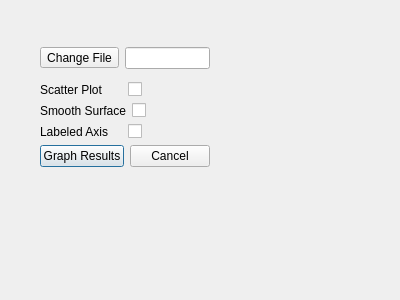
<?xml version="1.0" encoding="UTF-8"?>
<ui version="4.0">
 <class>Properties</class>
 <widget class="QDialog" name="Properties">
  <property name="geometry">
   <rect>
    <x>0</x>
    <y>0</y>
    <width>400</width>
    <height>300</height>
   </rect>
  </property>
  <property name="windowTitle">
   <string>Dialog</string>
  </property>
  <widget class="QWidget" name="">
   <property name="geometry">
    <rect>
     <x>40</x>
     <y>40</y>
     <width>170</width>
     <height>135</height>
    </rect>
   </property>
   <layout class="QVBoxLayout" name="verticalLayout_2">
    <item>
     <layout class="QHBoxLayout" name="horizontalLayout_5">
      <item>
       <widget class="QToolButton" name="toolButton">
        <property name="text">
         <string>Change File</string>
        </property>
       </widget>
      </item>
      <item>
       <widget class="QLineEdit" name="lineEdit"/>
      </item>
     </layout>
    </item>
    <item>
     <layout class="QVBoxLayout" name="verticalLayout">
      <item>
       <layout class="QHBoxLayout" name="horizontalLayout">
        <item>
         <widget class="QLabel" name="label">
          <property name="text">
           <string>Scatter Plot</string>
          </property>
         </widget>
        </item>
        <item>
         <widget class="QCheckBox" name="checkBox">
          <property name="text">
           <string/>
          </property>
         </widget>
        </item>
       </layout>
      </item>
      <item>
       <layout class="QHBoxLayout" name="horizontalLayout_2">
        <item>
         <widget class="QLabel" name="label_2">
          <property name="text">
           <string>Smooth Surface</string>
          </property>
         </widget>
        </item>
        <item>
         <widget class="QCheckBox" name="checkBox_2">
          <property name="text">
           <string/>
          </property>
         </widget>
        </item>
       </layout>
      </item>
      <item>
       <layout class="QHBoxLayout" name="horizontalLayout_3">
        <item>
         <widget class="QLabel" name="label_3">
          <property name="text">
           <string>Labeled Axis</string>
          </property>
         </widget>
        </item>
        <item>
         <widget class="QCheckBox" name="checkBox_3">
          <property name="text">
           <string/>
          </property>
         </widget>
        </item>
       </layout>
      </item>
      <item>
       <layout class="QHBoxLayout" name="horizontalLayout_4">
        <item>
         <widget class="QPushButton" name="runButton">
          <property name="text">
           <string>Graph Results</string>
          </property>
         </widget>
        </item>
        <item>
         <widget class="QPushButton" name="cancelButton">
          <property name="text">
           <string>Cancel</string>
          </property>
         </widget>
        </item>
       </layout>
      </item>
     </layout>
    </item>
   </layout>
  </widget>
 </widget>
 <resources/>
 <connections/>
</ui>
